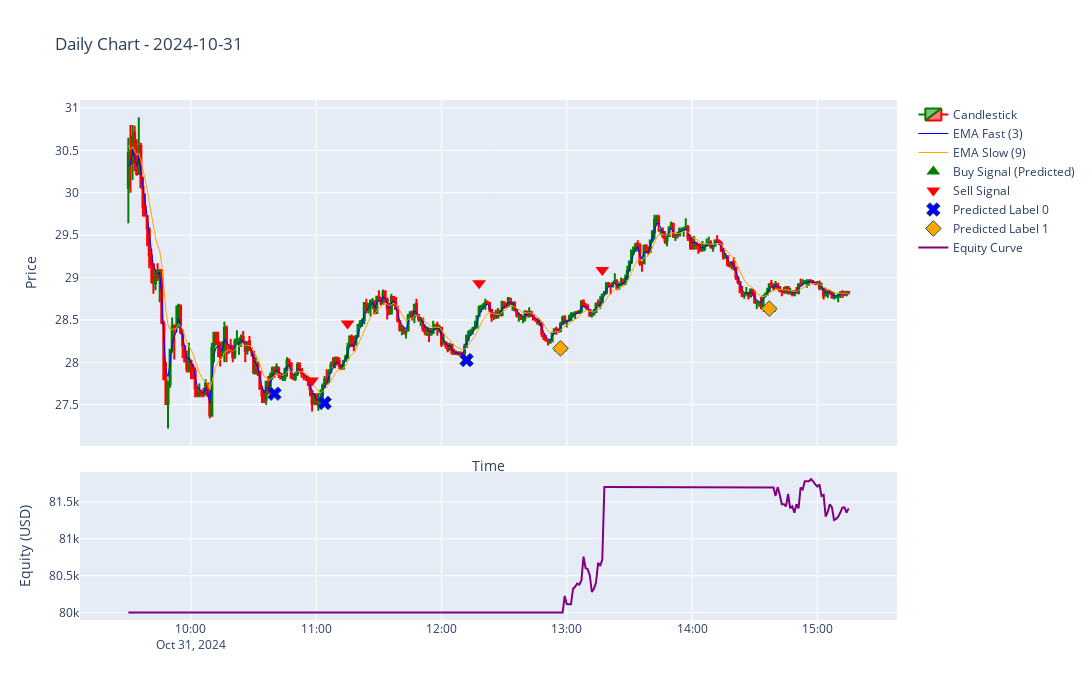
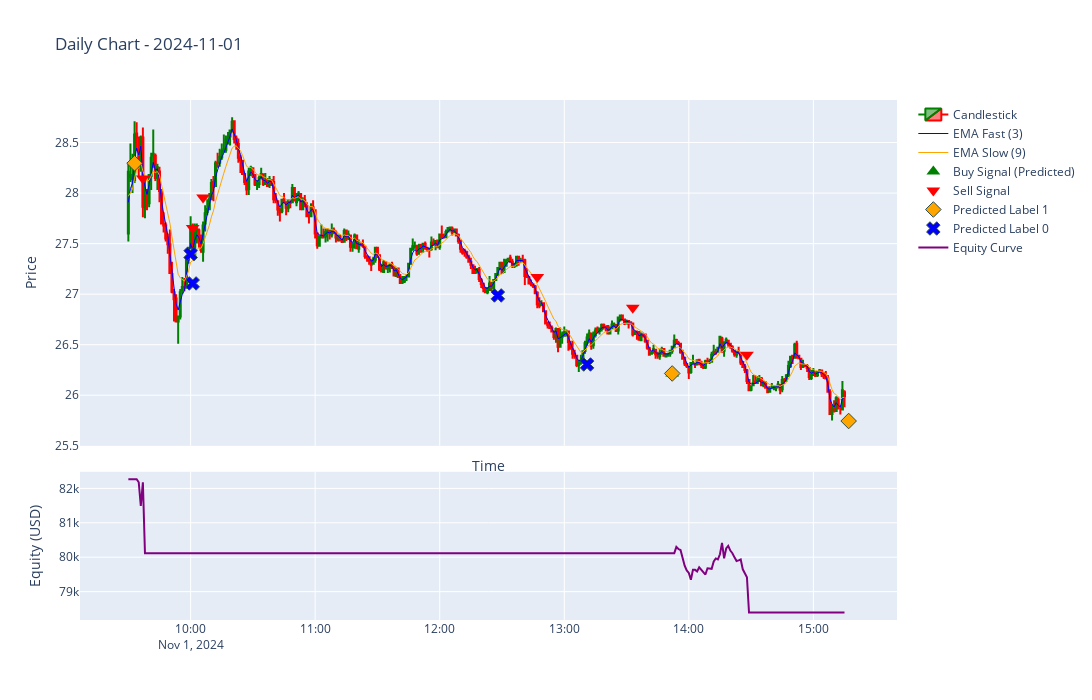

The notebook cell these images were saved under, in order:
### Code cell
import pandas as pd
import numpy as np
import plotly.graph_objects as go
from plotly.subplots import make_subplots

def calculate_equity_curve(data, predicted_data, initial_capital=80000):
    equity = [initial_capital]
    buy_price = None
    shares = 0
    buy_signals = []
    
    for i in range(len(data)):
        current_time = data.index[i]
        if current_time in predicted_data.index and predicted_data.loc[current_time, 'Predicted_Label'] == 1:
            if buy_price is None:  
                buy_price = data['close'].iloc[i]
                shares = equity[-1] / buy_price
                # shares = initial_capital / buy_price
                buy_signals.append(True)
            else:
                buy_signals.append(False)
        else:
            buy_signals.append(False)
        
        if data['Sell_Signal'].iloc[i] and buy_price is not None:
            sell_price = data['close'].iloc[i]
            profit = (sell_price - buy_price) * shares
            equity.append(equity[-1] + profit)
            buy_price = None
            shares = 0
        else:
            if buy_price is not None:
                current_value = shares * data['close'].iloc[i]
                equity.append(current_value)
            else:
                equity.append(equity[-1])
    
    # ตรวจสอบและปรับความยาวของ equity และ buy_signals
    if len(equity) > len(data):
        equity = equity[:len(data)]
    elif len(equity) < len(data):
        equity.extend([equity[-1]] * (len(data) - len(equity)))
    
    if len(buy_signals) > len(data):
        buy_signals = buy_signals[:len(data)]
    elif len(buy_signals) < len(data):
        buy_signals.extend([False] * (len(data) - len(buy_signals)))
    
    data['Buy_Signal'] = buy_signals
    return pd.Series(equity, index=data.index)

def plot_daily_charts(new_data, predicted_data, initial_capital=80000):
    new_data.index = pd.to_datetime(new_data.index)
    predicted_data.index = pd.to_datetime(predicted_data.index)
    
    new_data['equity'] = calculate_equity_curve(new_data, predicted_data, initial_capital)
    
    daily_data = [group for _, group in new_data.groupby(new_data.index.date)]
    
    for day_data in daily_data:
        market_open_time = pd.Timestamp('09:30').time()
        market_close_time = pd.Timestamp('15:15').time()
        mask = (day_data.index.time >= market_open_time) & (day_data.index.time <= market_close_time)
        day_data_market = day_data[mask]
        
        fig = make_subplots(rows=2, cols=1, shared_xaxes=True, 
                            vertical_spacing=0.05, 
                            row_heights=[0.7, 0.3])
        
        fig.add_trace(go.Candlestick(
            x=day_data_market.index,
            open=day_data_market['open'],
            high=day_data_market['high'],
            low=day_data_market['low'],
            close=day_data_market['close'],
            increasing_line_color='green',
            decreasing_line_color='red',
            name='Candlestick'
        ), row=1, col=1)
        
        fig.add_trace(go.Scatter(
            x=day_data_market.index,
            y=day_data_market['EMA_Fast'],
            line=dict(color='blue', width=1),
            name='EMA Fast (3)'
        ), row=1, col=1)
        
        fig.add_trace(go.Scatter(
            x=day_data_market.index,
            y=day_data_market['EMA_Slow'],
            line=dict(color='orange', width=1),
            name='EMA Slow (9)'
        ), row=1, col=1)
        
        buy_signals = day_data_market['close'].where(day_data_market['Buy_Signal'])
        fig.add_trace(go.Scatter(
            x=buy_signals.index,
            y=buy_signals * 0.99,
            mode='markers',
            marker=dict(symbol='triangle-up', color='green', size=12),
            name='Buy Signal (Predicted)'
        ), row=1, col=1)
        
        sell_signals = day_data_market['close'].where(day_data_market['Sell_Signal'])
        fig.add_trace(go.Scatter(
            x=sell_signals.index,
            y=sell_signals * 1.01,
            mode='markers',
            marker=dict(symbol='triangle-down', color='red', size=12),
            name='Sell Signal'
        ), row=1, col=1)
        
        day_predicted_data = predicted_data[predicted_data.index.date == day_data.index[0].date()]
        label_markers = {0: 'x', 1: 'diamond', 2: 'star'}
        label_colors = {0: 'blue', 1: 'orange', 2: 'purple'}
        
        for label in day_predicted_data['Predicted_Label'].unique():
            if pd.isna(label):
                continue
            label_data = day_predicted_data[day_predicted_data['Predicted_Label'] == label]
            if not label_data.empty:
                fig.add_trace(go.Scatter(
                    x=label_data.index,
                    y=label_data['close'] * 0.99,
                    mode='markers',
                    marker=dict(
                        symbol=label_markers.get(label, 'circle'),
                        color=label_colors.get(label, 'black'),
                        size=12,
                        line=dict(width=1, color='DarkSlateGrey')
                    ),
                    name=f'Predicted Label {label}'
                ), row=1, col=1)
        
        fig.add_trace(go.Scatter(
            x=day_data_market.index,
            y=day_data_market['equity'],
            line=dict(color='purple', width=2),
            name='Equity Curve'
        ), row=2, col=1)
        
        fig.update_layout(
            title=f'Daily Chart - {day_data.index[0].date()}',
            yaxis_title='Price',
            xaxis_title='Time',
            xaxis_rangeslider_visible=False,
            # legend=dict(
            #     yanchor="top",
            #     y=0.9,
            #     xanchor="right",
            #     x=0.01
            # ),
            width=1500,
            height=700
        )
        
        fig.update_yaxes(title_text="Equity (USD)", row=2, col=1)
        
        fig.show()

# เรียกใช้ฟังก์ชัน
plot_daily_charts(new_data, predicted_data)

### Figure 1 — Plotly figure (JSON) as saved in the notebook; plotly's stock layout.template omitted (floating-point values rounded to 4 significant figures; data arrays with more than 128 entries replaced by an {"elided": "..."} marker saying what was removed)
{"data": [{"close": {"elided": "346 float values"}, "decreasing": {"line": {"color": "red"}}, "high": {"elided": "346 float values"}, "increasing": {"line": {"color": "green"}}, "low": {"elided": "346 float values"}, "name": "Candlestick", "open": {"elided": "346 float values"}, "type": "candlestick", "x": {"elided": "346 str values"}, "xaxis": "x", "yaxis": "y"}, {"line": {"color": "blue", "width": 1}, "name": "EMA Fast (3)", "type": "scatter", "x": {"elided": "346 str values"}, "xaxis": "x", "y": {"elided": "346 float values"}, "yaxis": "y"}, {"line": {"color": "orange", "width": 1}, "name": "EMA Slow (9)", "type": "scatter", "x": {"elided": "346 str values"}, "xaxis": "x", "y": {"elided": "346 float values"}, "yaxis": "y"}, {"marker": {"color": "green", "size": 12, "symbol": "triangle-up"}, "mode": "markers", "name": "Buy Signal (Predicted)", "type": "scatter", "x": {"elided": "346 str values"}, "xaxis": "x", "y": {"elided": "346 float values"}, "yaxis": "y"}, {"marker": {"color": "red", "size": 12, "symbol": "triangle-down"}, "mode": "markers", "name": "Sell Signal", "type": "scatter", "x": {"elided": "346 str values"}, "xaxis": "x", "y": {"elided": "346 float values"}, "yaxis": "y"}, {"marker": {"color": "blue", "line": {"color": "DarkSlateGrey", "width": 1}, "size": 12, "symbol": "x"}, "mode": "markers", "name": "Predicted Label 0", "type": "scatter", "x": ["2024-10-31T10:40:00-04:00", "2024-10-31T11:04:00-04:00", "2024-10-31T12:12:00-04:00"], "xaxis": "x", "y": [27.63, 27.52, 28.03], "yaxis": "y"}, {"marker": {"color": "orange", "line": {"color": "DarkSlateGrey", "width": 1}, "size": 12, "symbol": "diamond"}, "mode": "markers", "name": "Predicted Label 1", "type": "scatter", "x": ["2024-10-31T12:57:00-04:00", "2024-10-31T14:37:00-04:00"], "xaxis": "x", "y": [28.17, 28.63], "yaxis": "y"}, {"line": {"color": "purple", "width": 2}, "name": "Equity Curve", "type": "scatter", "x": {"elided": "346 str values"}, "xaxis": "x2", "y": {"elided": "346 float values"}, "yaxis": "y2"}], "layout": {"height": 700, "title": {"text": "Daily Chart - 2024-10-31"}, "width": 1500, "xaxis": {"anchor": "y", "domain": [0, 1], "matches": "x2", "rangeslider": {"visible": false}, "showticklabels": false, "title": {"text": "Time"}}, "xaxis2": {"anchor": "y2", "domain": [0, 1]}, "yaxis": {"anchor": "x", "domain": [0.335, 1.0], "title": {"text": "Price"}}, "yaxis2": {"anchor": "x2", "domain": [0, 0.285], "title": {"text": "Equity (USD)"}}}}

### Figure 2 — Plotly figure (JSON) as saved in the notebook; plotly's stock layout.template omitted (floating-point values rounded to 4 significant figures; data arrays with more than 128 entries replaced by an {"elided": "..."} marker saying what was removed)
{"data": [{"close": {"elided": "346 float values"}, "decreasing": {"line": {"color": "red"}}, "high": {"elided": "346 float values"}, "increasing": {"line": {"color": "green"}}, "low": {"elided": "346 float values"}, "name": "Candlestick", "open": {"elided": "346 float values"}, "type": "candlestick", "x": {"elided": "346 str values"}, "xaxis": "x", "yaxis": "y"}, {"line": {"color": "blue", "width": 1}, "name": "EMA Fast (3)", "type": "scatter", "x": {"elided": "346 str values"}, "xaxis": "x", "y": {"elided": "346 float values"}, "yaxis": "y"}, {"line": {"color": "orange", "width": 1}, "name": "EMA Slow (9)", "type": "scatter", "x": {"elided": "346 str values"}, "xaxis": "x", "y": {"elided": "346 float values"}, "yaxis": "y"}, {"marker": {"color": "green", "size": 12, "symbol": "triangle-up"}, "mode": "markers", "name": "Buy Signal (Predicted)", "type": "scatter", "x": {"elided": "346 str values"}, "xaxis": "x", "y": {"elided": "346 float values"}, "yaxis": "y"}, {"marker": {"color": "red", "size": 12, "symbol": "triangle-down"}, "mode": "markers", "name": "Sell Signal", "type": "scatter", "x": {"elided": "346 str values"}, "xaxis": "x", "y": {"elided": "346 float values"}, "yaxis": "y"}, {"marker": {"color": "orange", "line": {"color": "DarkSlateGrey", "width": 1}, "size": 12, "symbol": "diamond"}, "mode": "markers", "name": "Predicted Label 1", "type": "scatter", "x": ["2024-11-01T09:33:00-04:00", "2024-11-01T13:52:00-04:00", "2024-11-01T15:17:00-04:00"], "xaxis": "x", "y": [28.29, 26.22, 25.74], "yaxis": "y"}, {"marker": {"color": "blue", "line": {"color": "DarkSlateGrey", "width": 1}, "size": 12, "symbol": "x"}, "mode": "markers", "name": "Predicted Label 0", "type": "scatter", "x": ["2024-11-01T10:00:00-04:00", "2024-11-01T10:01:00-04:00", "2024-11-01T12:28:00-04:00", "2024-11-01T13:11:00-04:00"], "xaxis": "x", "y": [27.4, 27.11, 26.99, 26.3], "yaxis": "y"}, {"line": {"color": "purple", "width": 2}, "name": "Equity Curve", "type": "scatter", "x": {"elided": "346 str values"}, "xaxis": "x2", "y": {"elided": "346 float values"}, "yaxis": "y2"}], "layout": {"height": 700, "title": {"text": "Daily Chart - 2024-11-01"}, "width": 1500, "xaxis": {"anchor": "y", "domain": [0, 1], "matches": "x2", "rangeslider": {"visible": false}, "showticklabels": false, "title": {"text": "Time"}}, "xaxis2": {"anchor": "y2", "domain": [0, 1]}, "yaxis": {"anchor": "x", "domain": [0.335, 1.0], "title": {"text": "Price"}}, "yaxis2": {"anchor": "x2", "domain": [0, 0.285], "title": {"text": "Equity (USD)"}}}}
